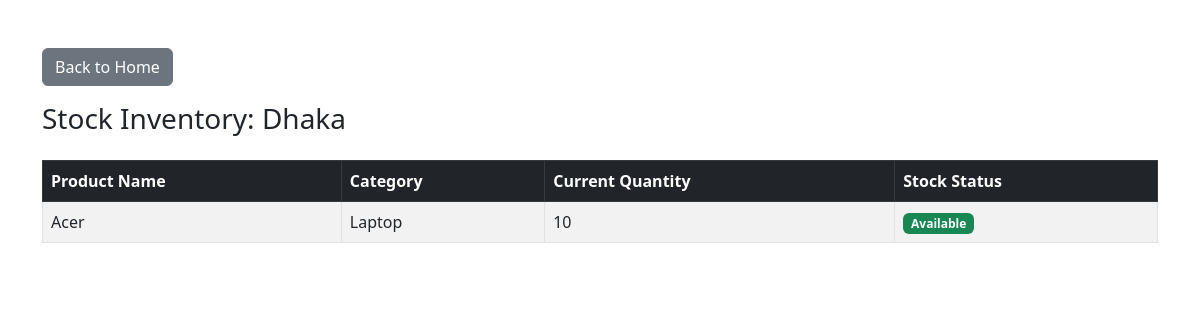
The page /outlet/1/ on the database its author committed.
### assets/models.py (models this page shows, shortened)
class Outlet(models.Model):
    name = models.CharField(max_length=100, unique=True)
    location = models.CharField(max_length=255)
    class Meta:
        verbose_name_plural = "Outlets"

class OutletStock(models.Model):
    outlet = models.ForeignKey(Outlet, on_delete=models.CASCADE)
    product = models.ForeignKey(Product, on_delete=models.CASCADE)
    quantity = models.PositiveIntegerField(default=0)
    class Meta:
        unique_together = ('outlet', 'product')
        verbose_name_plural = "Outlet Stocks"

class Product(models.Model):
    name = models.CharField(max_length=200)
    category = models.ForeignKey(Category, on_delete=models.CASCADE)
    subcategory = models.ForeignKey(SubCategory, on_delete=models.SET_NULL, null=True, blank=True)
    quantity = models.PositiveIntegerField(default=0)
    added_date = models.DateTimeField(auto_now_add=True)
    class Meta:
        verbose_name_plural = "Products"

class Category(models.Model):
    name = models.CharField(max_length=100, unique=True)
    class Meta:
        verbose_name_plural = "Categories"

### assets/views.py (the view)
# urls.py: path('outlet/<int:outlet_id>/', views.outlet_inventory, name='outlet_inventory'),
def outlet_inventory(request, outlet_id):
    outlet = get_object_or_404(Outlet, id=outlet_id)
    stocks = OutletStock.objects.filter(outlet=outlet)
    context = {
        'outlet': outlet,
        'stocks': stocks,
    }
    return render(request, 'outlet_inventory.html', context)

### assets/templates/outlet_inventory.html (shortened to what this page needs)
<!DOCTYPE html>
<html lang="en">
<head>
    <link href="https://cdn.jsdelivr.net/npm/bootstrap@5.3.0/dist/css/bootstrap.min.css" rel="stylesheet">
</head>
<body>
    <div class="container mt-5">
        <a href="{% url 'home' %}" class="btn btn-secondary mb-3">Back to Home</a>
        <h3 class="mb-4">Stock Inventory: {{ outlet.name }}</h3>
        <table class="table table-bordered table-striped">
            <thead class="table-dark">
                <tr>
                    <th>Product Name</th>
                    <th>Category</th>
                    <th>Current Quantity</th>
                    <th>Stock Status</th>
                </tr>
            </thead>
            <tbody>
                {% for item in stocks %}
                <tr>
                    <td>{{ item.product.name }}</td>
                    <td>{{ item.product.category.name }}</td>
                    <td>{{ item.quantity }}</td>
                    <td>
                        {% if item.quantity == 0 %}
                            <span class="badge bg-danger">Out of Stock</span>
                        {% elif item.quantity <= 5 %}
                            <span class="badge bg-warning text-dark">Low Stock</span>
                        {% else %}
                            <span class="badge bg-success">Available</span>
                        {% endif %}
                    </td>
                </tr>
                {% empty %}
                <tr>
                    <td colspan="4" class="text-center">No stock record found for this outlet.</td>
                </tr>
                {% endfor %}
            </tbody>
        </table>
    </div>
</body>
</html>

### rows shown on the page
Outlet: name "Dhaka"
OutletStock: product.name "Acer", product.category.name "Laptop", quantity "10", shows "Available"
